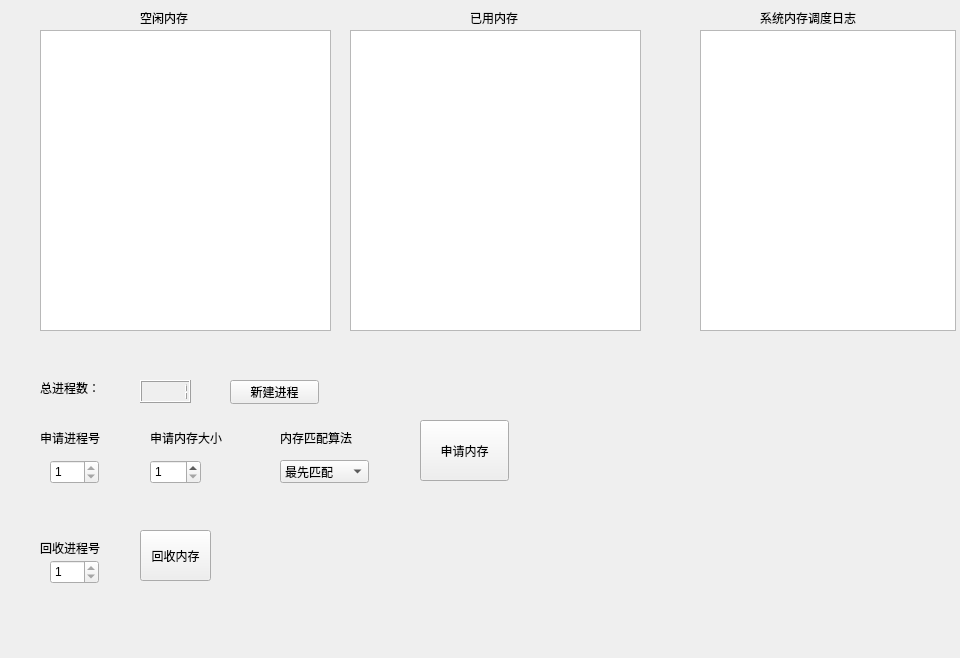
<?xml version="1.0" encoding="UTF-8"?>
<ui version="4.0">
 <class>Form</class>
 <widget class="QWidget" name="Form">
  <property name="geometry">
   <rect>
    <x>0</x>
    <y>0</y>
    <width>960</width>
    <height>658</height>
   </rect>
  </property>
  <property name="windowTitle">
   <string>Form</string>
  </property>
  <widget class="QTableWidget" name="tableWidget">
   <property name="geometry">
    <rect>
     <x>40</x>
     <y>30</y>
     <width>291</width>
     <height>301</height>
    </rect>
   </property>
  </widget>
  <widget class="QTableWidget" name="tableWidget_2">
   <property name="geometry">
    <rect>
     <x>350</x>
     <y>30</y>
     <width>291</width>
     <height>301</height>
    </rect>
   </property>
  </widget>
  <widget class="QLabel" name="label">
   <property name="geometry">
    <rect>
     <x>140</x>
     <y>10</y>
     <width>191</width>
     <height>16</height>
    </rect>
   </property>
   <property name="text">
    <string>空闲内存</string>
   </property>
  </widget>
  <widget class="QLabel" name="label_2">
   <property name="geometry">
    <rect>
     <x>470</x>
     <y>10</y>
     <width>81</width>
     <height>16</height>
    </rect>
   </property>
   <property name="text">
    <string>已用内存</string>
   </property>
  </widget>
  <widget class="QLabel" name="label_3">
   <property name="geometry">
    <rect>
     <x>1030</x>
     <y>10</y>
     <width>81</width>
     <height>16</height>
    </rect>
   </property>
   <property name="text">
    <string/>
   </property>
  </widget>
  <widget class="QPushButton" name="pushButton">
   <property name="geometry">
    <rect>
     <x>230</x>
     <y>380</y>
     <width>89</width>
     <height>24</height>
    </rect>
   </property>
   <property name="text">
    <string>新建进程</string>
   </property>
  </widget>
  <widget class="QSpinBox" name="spinBox">
   <property name="geometry">
    <rect>
     <x>50</x>
     <y>460</y>
     <width>49</width>
     <height>24</height>
    </rect>
   </property>
   <property name="minimum">
    <number>1</number>
   </property>
   <property name="maximum">
    <number>1</number>
   </property>
  </widget>
  <widget class="QTextBrowser" name="textBrowser">
   <property name="geometry">
    <rect>
     <x>700</x>
     <y>30</y>
     <width>256</width>
     <height>301</height>
    </rect>
   </property>
  </widget>
  <widget class="QLabel" name="label_4">
   <property name="geometry">
    <rect>
     <x>760</x>
     <y>10</y>
     <width>131</width>
     <height>16</height>
    </rect>
   </property>
   <property name="text">
    <string>系统内存调度日志</string>
   </property>
  </widget>
  <widget class="QLabel" name="label_5">
   <property name="geometry">
    <rect>
     <x>40</x>
     <y>380</y>
     <width>81</width>
     <height>16</height>
    </rect>
   </property>
   <property name="text">
    <string>总进程数：</string>
   </property>
  </widget>
  <widget class="QLCDNumber" name="lcdNumber">
   <property name="geometry">
    <rect>
     <x>140</x>
     <y>380</y>
     <width>51</width>
     <height>23</height>
    </rect>
   </property>
   <property name="styleSheet">
    <string notr="true"/>
   </property>
   <property name="intValue" stdset="0">
    <number>1</number>
   </property>
  </widget>
  <widget class="QLabel" name="label_6">
   <property name="geometry">
    <rect>
     <x>40</x>
     <y>430</y>
     <width>91</width>
     <height>16</height>
    </rect>
   </property>
   <property name="text">
    <string>申请进程号</string>
   </property>
  </widget>
  <widget class="QLabel" name="label_7">
   <property name="geometry">
    <rect>
     <x>150</x>
     <y>430</y>
     <width>91</width>
     <height>16</height>
    </rect>
   </property>
   <property name="text">
    <string>申请内存大小</string>
   </property>
  </widget>
  <widget class="QSpinBox" name="spinBox_2">
   <property name="geometry">
    <rect>
     <x>150</x>
     <y>460</y>
     <width>51</width>
     <height>24</height>
    </rect>
   </property>
   <property name="minimum">
    <number>1</number>
   </property>
  </widget>
  <widget class="QLabel" name="label_8">
   <property name="geometry">
    <rect>
     <x>200</x>
     <y>460</y>
     <width>51</width>
     <height>21</height>
    </rect>
   </property>
   <property name="text">
    <string/>
   </property>
  </widget>
  <widget class="QPushButton" name="pushButton_2">
   <property name="geometry">
    <rect>
     <x>420</x>
     <y>420</y>
     <width>89</width>
     <height>61</height>
    </rect>
   </property>
   <property name="text">
    <string>申请内存</string>
   </property>
  </widget>
  <widget class="QLabel" name="label_9">
   <property name="geometry">
    <rect>
     <x>280</x>
     <y>430</y>
     <width>101</width>
     <height>16</height>
    </rect>
   </property>
   <property name="text">
    <string>内存匹配算法</string>
   </property>
  </widget>
  <widget class="QComboBox" name="comboBox">
   <property name="geometry">
    <rect>
     <x>280</x>
     <y>460</y>
     <width>89</width>
     <height>23</height>
    </rect>
   </property>
   <item>
    <property name="text">
     <string>最先匹配</string>
    </property>
   </item>
   <item>
    <property name="text">
     <string>最佳匹配</string>
    </property>
   </item>
   <item>
    <property name="text">
     <string>最坏匹配</string>
    </property>
   </item>
  </widget>
  <widget class="QPushButton" name="pushButton_3">
   <property name="geometry">
    <rect>
     <x>140</x>
     <y>530</y>
     <width>71</width>
     <height>51</height>
    </rect>
   </property>
   <property name="text">
    <string>回收内存</string>
   </property>
  </widget>
  <widget class="QLabel" name="label_10">
   <property name="geometry">
    <rect>
     <x>40</x>
     <y>540</y>
     <width>72</width>
     <height>15</height>
    </rect>
   </property>
   <property name="text">
    <string>回收进程号</string>
   </property>
  </widget>
  <widget class="QSpinBox" name="spinBox_3">
   <property name="geometry">
    <rect>
     <x>50</x>
     <y>560</y>
     <width>49</width>
     <height>24</height>
    </rect>
   </property>
   <property name="minimum">
    <number>1</number>
   </property>
   <property name="maximum">
    <number>1</number>
   </property>
  </widget>
 </widget>
 <resources/>
 <connections/>
</ui>
